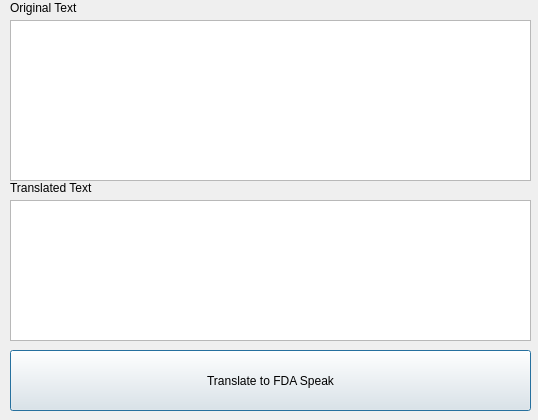
<?xml version="1.0" encoding="UTF-8"?>
<ui version="4.0">
 <class>Dialog</class>
 <widget class="QDialog" name="Dialog">
  <property name="geometry">
   <rect>
    <x>0</x>
    <y>0</y>
    <width>538</width>
    <height>420</height>
   </rect>
  </property>
  <property name="windowTitle">
   <string>The FDA-ter Translator</string>
  </property>
  <property name="windowIcon">
   <iconset resource="icons.qrc">
    <normaloff>:/icons/python.png</normaloff>:/icons/python.png</iconset>
  </property>
  <widget class="QTextEdit" name="originalTextBox">
   <property name="geometry">
    <rect>
     <x>10</x>
     <y>20</y>
     <width>521</width>
     <height>161</height>
    </rect>
   </property>
  </widget>
  <widget class="QTextEdit" name="translatedTextBox">
   <property name="geometry">
    <rect>
     <x>10</x>
     <y>200</y>
     <width>521</width>
     <height>141</height>
    </rect>
   </property>
  </widget>
  <widget class="QPushButton" name="translateButton">
   <property name="geometry">
    <rect>
     <x>10</x>
     <y>350</y>
     <width>521</width>
     <height>61</height>
    </rect>
   </property>
   <property name="text">
    <string>Translate to FDA Speak</string>
   </property>
  </widget>
  <widget class="QLabel" name="originalTextLabel">
   <property name="geometry">
    <rect>
     <x>10</x>
     <y>0</y>
     <width>101</width>
     <height>16</height>
    </rect>
   </property>
   <property name="text">
    <string>Original Text</string>
   </property>
  </widget>
  <widget class="QLabel" name="translateLabel">
   <property name="geometry">
    <rect>
     <x>10</x>
     <y>180</y>
     <width>111</width>
     <height>16</height>
    </rect>
   </property>
   <property name="text">
    <string>Translated Text</string>
   </property>
  </widget>
 </widget>
 <resources>
  <include location="icons.qrc"/>
 </resources>
 <connections/>
</ui>
